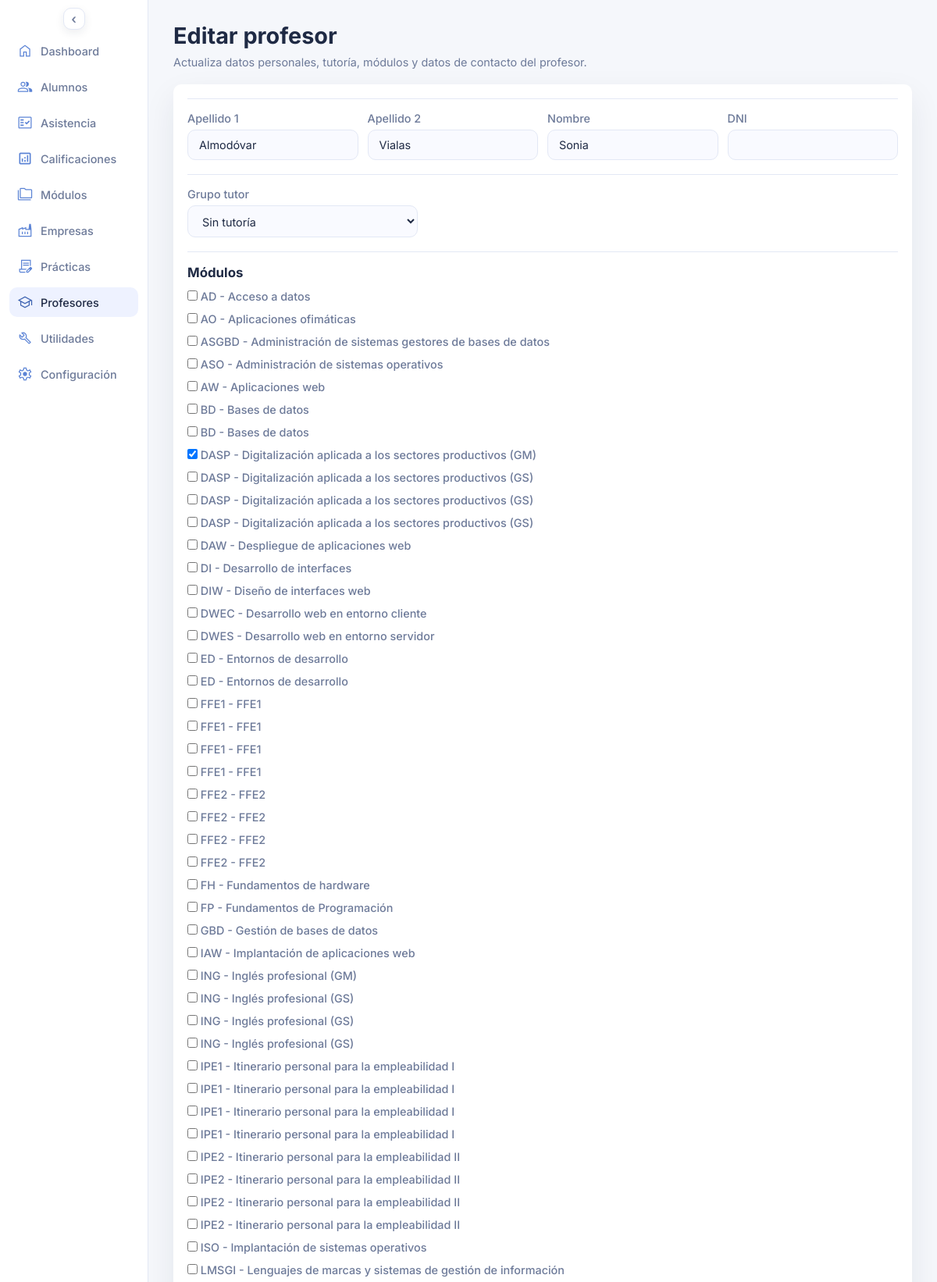
/profesor_editar.php?id=3 (upper part), run on the app's committed database.
### tables this page shows
CREATE TABLE `profesores` (
  `id_profesor` int(10) UNSIGNED NOT NULL,
  `apellido1` varchar(60) NOT NULL,
  `apellido2` varchar(60) DEFAULT NULL,
  `nombre` varchar(60) NOT NULL,
  `dni` varchar(20) DEFAULT NULL
);

CREATE TABLE `modulos` (
  `id_modulo` int(10) UNSIGNED NOT NULL,
  `id_nivel` int(10) UNSIGNED DEFAULT NULL,
  `id_ciclo` int(10) UNSIGNED DEFAULT NULL,
  `id_curso` int(10) UNSIGNED DEFAULT NULL,
  `codigo` varchar(8) NOT NULL,
  `abreviatura` varchar(8) NOT NULL,
  `tipo` varchar(60) NOT NULL,
  `materia_general` varchar(60) NOT NULL,
  `materia_propia` varchar(60) NOT NULL,
  `horas_semanales` tinyint(3) UNSIGNED NOT NULL DEFAULT 0,
  `horas_totales` smallint(5) UNSIGNED NOT NULL DEFAULT 0
);

### profesor_editar.php (the view, shortened to what this page needs)
<?php
$pdo = db();
function h($value): string
{
  return htmlspecialchars((string) $value, ENT_QUOTES, 'UTF-8');
}
$idProfesor = isset($_GET['id']) ? (int) $_GET['id'] : 0;
$activeCourseId = $pdo->query('SELECT id_curso_escolar FROM cursos_escolares WHERE activo = 1 LIMIT 1')->fetchColumn();
$activeCourseId = $activeCourseId ? (int) $activeCourseId : 0;
$modulosDisponibles = $pdo->query('SELECT id_modulo, abreviatura, materia_general, materia_propia FROM modulos ORDER BY abreviatura, materia_general')->fetchAll();
$profesor = null;
$selectedModulos = [];
if ($idProfesor > 0) {
  $stmtProfesor = $pdo->prepare('SELECT id_profesor, apellido1, apellido2, nombre, dni FROM profesores WHERE id_profesor = :id_profesor');
  $stmtProfesor->execute(['id_profesor' => $idProfesor]);
  $profesor = $stmtProfesor->fetch();
}
if ($profesor) {
  if ($activeCourseId > 0) {
    $stmtModulos = $pdo->prepare('SELECT id_modulo FROM modulos_profesores WHERE id_profesor = :id_profesor AND id_curso_escolar = :id_curso_escolar');
    $stmtModulos->execute([
      'id_profesor' => $idProfesor,
      'id_curso_escolar' => $activeCourseId,
    ]);
    $selectedModulos = array_map('intval', $stmtModulos->fetchAll(PDO::FETCH_COLUMN));
  }
}
?>
<!DOCTYPE html>
<html lang="es">
<head>
  <link rel="stylesheet" href="assets/styles.css">
</head>
<body>
  <div class="page">
    <?php require __DIR__ . '/includes/sidebar.php'; ?>
    <main class="content">
      <header class="header">
        <div>
          <h1>Editar profesor</h1>
          <p class="subheading">Actualiza datos personales, tutoría, módulos y datos de contacto del profesor.</p>
        </div>
      </header>
      <?php if ($idProfesor <= 0): ?>
        <section class="panel">
          <p>No se ha indicado un identificador de profesor válido.</p>
          <a class="edit-toggle" href="profesores.php">Volver a profesores</a>
        </section>
      <?php else: ?>
        <form method="post" class="panel entity-form">
          <section class="entity-section">
            <div class="entity-grid entity-grid--4">
              <label>
                Apellido 1
                <input type="text" name="apellido1" required value="<?php echo h($profesor['apellido1'] ?? ''); ?>">
              </label>
              <label>
                Apellido 2
                <input type="text" name="apellido2" value="<?php echo h($profesor['apellido2'] ?? ''); ?>">
              </label>
              <label>
                Nombre
                <input type="text" name="nombre" required value="<?php echo h($profesor['nombre'] ?? ''); ?>">
              </label>
              <label>
                DNI
                <input type="text" name="dni" value="<?php echo h($profesor['dni'] ?? ''); ?>">
              </label>
            </div>
          </section>
          <section class="entity-section">
            <div class="entity-grid entity-grid--3">
              <label>
                Grupo tutor
                <select name="id_grupo_tutor">
                  <option value="0">Sin tutoría</option>
                </select>
              </label>
            </div>
          </section>
          <section class="entity-section">
            <div class="entity-section-header">
              <h3>Módulos</h3>
            </div>
            <div class="entity-stack">
              <?php if (!$modulosDisponibles): ?>
                <p>No hay módulos disponibles.</p>
              <?php else: ?>
                <?php foreach ($modulosDisponibles as $modulo): ?>
                  <?php
                    $idModulo = (int) $modulo['id_modulo'];
                    $labelModulo = trim((string) $modulo['abreviatura'] . ' - ' . ($modulo['materia_propia'] ?: $modulo['materia_general']));
                  ?>
                  <label>
                    <span>
                      <input type="checkbox" name="modulos[]" value="<?php echo $idModulo; ?>"<?php echo in_array($idModulo, $selectedModulos, true) ? ' checked' : ''; ?>>
                      <?php echo h($labelModulo); ?>
                    </span>
                  </label>
                <?php endforeach; ?>
              <?php endif; ?>
            </div>
          </section>
        </form>
      <?php endif; ?>
    </main>
  </div>
</body>
</html>

### assets/styles.css (style rules this page uses)
* { box-sizing: border-box; margin: 0; padding: 0; font-family: "Inter", system-ui, sans-serif; }
body { background: var(--bg); color: var(--text); font-size: 0.9rem; }
.page { display: grid; grid-template-columns: 190px 1fr; min-height: 100vh; transition: grid-template-columns 0.2s ease; }
.content { padding: 28px 32px; display: flex; flex-direction: column; gap: 20px; }
.header { display: flex; justify-content: space-between; gap: 16px; align-items: flex-start; }
.subheading { color: var(--muted); margin-top: 8px; max-width: 640px; white-space: nowrap; }
.panel { background: var(--card); border-radius: 10px; padding: 18px; box-shadow: var(--shadow); display: flex; flex-direction: column; gap: 16px; }
.entity-form { gap: 18px; }
.entity-section, .entity-nested-section { display: flex; flex-direction: column; gap: 12px; }
.entity-section { border-top: 1px solid var(--border); padding-top: 16px; }
.entity-section-header { display: flex; justify-content: space-between; align-items: center; gap: 10px; flex-wrap: wrap; }
.entity-grid { display: grid; grid-template-columns: repeat(auto-fit, minmax(180px, 1fr)); gap: 12px; }
.entity-grid--3 { grid-template-columns: repeat(3, minmax(0, 1fr)); }
.entity-grid--4 { grid-template-columns: repeat(4, minmax(0, 1fr)); }
.entity-stack { display: flex; flex-direction: column; gap: 12px; }
.entity-form label { display: flex; flex-direction: column; gap: 6px; color: var(--muted); font-weight: 500; }
.entity-form input, .entity-form select, .entity-form textarea { border: 1px solid var(--border); border-radius: 10px; padding: 10px 14px; font-size: 0.9rem; color: var(--text); background: #f9faff; }

### data on the page
profesores: apellido1 "Almodóvar", apellido2 "Vialas", nombre "Sonia"
modulos: labelModulo "AD - Acceso a datos"
modulos: labelModulo "AO - Aplicaciones ofimáticas"
modulos: labelModulo "ASGBD - Administración de sistemas gestores de bases de datos"
modulos: labelModulo "ASO - Administración de sistemas operativos"
modulos: labelModulo "AW - Aplicaciones web"
modulos: labelModulo "BD - Bases de datos"
modulos: labelModulo "BD - Bases de datos"
modulos: id_modulo "☑", labelModulo "DASP - Digitalización aplicada a los sectores productivos (GM)"
modulos: labelModulo "DASP - Digitalización aplicada a los sectores productivos (GS)"
modulos: labelModulo "DASP - Digitalización aplicada a los sectores productivos (GS)"
modulos: labelModulo "DASP - Digitalización aplicada a los sectores productivos (GS)"
modulos: labelModulo "DAW - Despliegue de aplicaciones web"
modulos: labelModulo "DI - Desarrollo de interfaces"
modulos: labelModulo "DIW - Diseño de interfaces web"
modulos: labelModulo "DWEC - Desarrollo web en entorno cliente"
modulos: labelModulo "DWES - Desarrollo web en entorno servidor"
modulos: labelModulo "ED - Entornos de desarrollo"
modulos: labelModulo "ED - Entornos de desarrollo"
modulos: labelModulo "FFE1 - FFE1"
modulos: labelModulo "FFE1 - FFE1"
modulos: labelModulo "FFE1 - FFE1"
modulos: labelModulo "FFE1 - FFE1"
modulos: labelModulo "FFE2 - FFE2"
modulos: labelModulo "FFE2 - FFE2"
modulos: labelModulo "FFE2 - FFE2"
modulos: labelModulo "FFE2 - FFE2"
modulos: labelModulo "FH - Fundamentos de hardware"
modulos: labelModulo "FP - Fundamentos de Programación"
modulos: labelModulo "GBD - Gestión de bases de datos"
modulos: labelModulo "IAW - Implantación de aplicaciones web"
modulos: labelModulo "ING - Inglés profesional (GM)"
modulos: labelModulo "ING - Inglés profesional (GS)"
modulos: labelModulo "ING - Inglés profesional (GS)"
modulos: labelModulo "ING - Inglés profesional (GS)"
modulos: labelModulo "IPE1 - Itinerario personal para la empleabilidad I"
modulos: labelModulo "IPE1 - Itinerario personal para la empleabilidad I"
modulos: labelModulo "IPE1 - Itinerario personal para la empleabilidad I"
modulos: labelModulo "IPE1 - Itinerario personal para la empleabilidad I"
modulos: labelModulo "IPE2 - Itinerario personal para la empleabilidad II"
modulos: labelModulo "IPE2 - Itinerario personal para la empleabilidad II"
modulos: labelModulo "IPE2 - Itinerario personal para la empleabilidad II"
modulos: labelModulo "IPE2 - Itinerario personal para la empleabilidad II"
modulos: labelModulo "ISO - Implantación de sistemas operativos"
modulos: labelModulo "LMSGI - Lenguajes de marcas y sistemas de gestión de información"

### other printed values
$item['label'] "Dashboard"
$item['label'] "Alumnos"
$item['label'] "Asistencia"
$item['label'] "Calificaciones"
$item['label'] "Módulos"
$item['label'] "Empresas"
$item['label'] "Prácticas"
$item['label'] "Profesores"
$item['label'] "Utilidades"
$item['label'] "Configuración"
